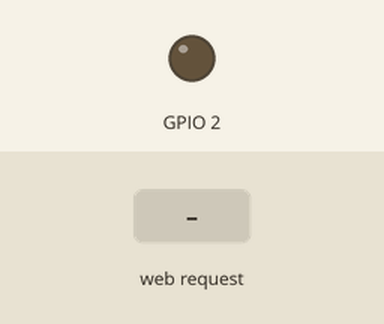
A sketch run on a simulated ESP8266 (NodeMCU). Parts: output pins drawn as LEDs (lit = HIGH). The inputs (shaded band) are chosen by the test bench. WiFi joins after 1.5 s; servers stay silent unless stated; what the sketch prints to the serial monitor is not drawn.

Above: at 2.7 s.
2.8 s: HTTP request GET /hai received
At 4.0 s:
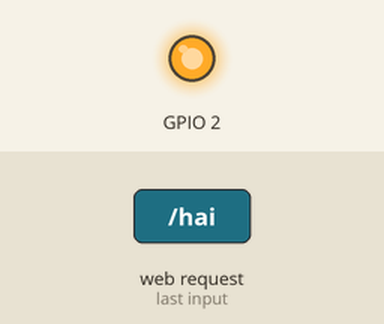
4.3 s: HTTP request GET /hello received
At 5.2 s:
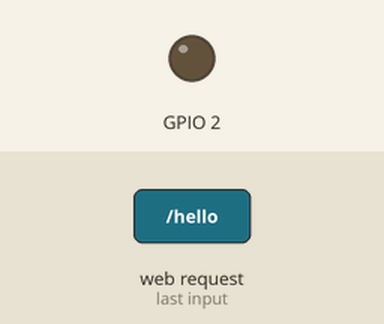
Timing chart, 0 to 7.3 s (numbered marks = the images above; inputs shaded):
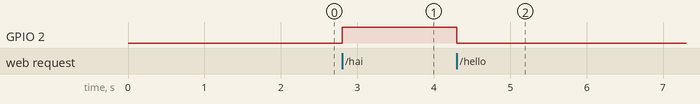

Measured:
- after the input at 2.8 s, GPIO 2: LOW → HIGH at once
- after the input at 4.3 s, GPIO 2: HIGH → LOW at once

The sketch:

wifi_hello.ino
```cpp
#include <ESP8266WiFi.h>

const char* ssid = "saranB";
const char* password = "saravanan";

// Create an instance of the server
WiFiServer server(80);

void setup() {
  Serial.begin(115200);
  delay(10);

  // prepare GPIO2
  pinMode(2, OUTPUT);
  digitalWrite(2, 0);

  // Connect to WiFi network
  Serial.println();
  Serial.println();
  Serial.print("Connecting to ");
  Serial.println(ssid);

  WiFi.begin(ssid, password);

  while (WiFi.status() != WL_CONNECTED) {
    delay(500);
    Serial.print(".");
  }
  Serial.println("");
  Serial.println("WiFi connected");

  // Start the server
  server.begin();
  Serial.println("Server started");

  // Print the IP address
  Serial.println(WiFi.localIP());
}

void loop() {
  // Check if a client has connected
  WiFiClient client = server.available();
  if (!client) {
    return;
  }

  // Wait until the client sends some data
  Serial.println("new client");
  while(!client.available()){
    delay(1);
  }

  // Read the first line of the request
  String req = client.readStringUntil('\r');
  Serial.println(req);
  client.flush();

  // Match the request
  int val;
  if (req.indexOf("/hai") != -1)
    val = 1;
  else if (req.indexOf("/hello") != -1)
    val = 0;
  else {
   // Serial.println("invalid request");
    client.stop();
    return;
  }

  // Set GPIO2 according to the request
  digitalWrite(2, val);

  client.flush();

  // Prepare the response
  String s = "HTTP/1.1 200 OK\r\nContent-Type: text/html\r\n\r\n<!DOCTYPE HTML>\r\n<html>\r\nSARAVANAN ";
  s += (val)?"hello":"welcome";
  s += "</html>\n";

  // Send the response to the client
  client.print(s);
  delay(1);
  Serial.println("Client disonnected");

  // The client will actually be disconnected
  // when the function returns and 'client' object is detroyed
}
```
